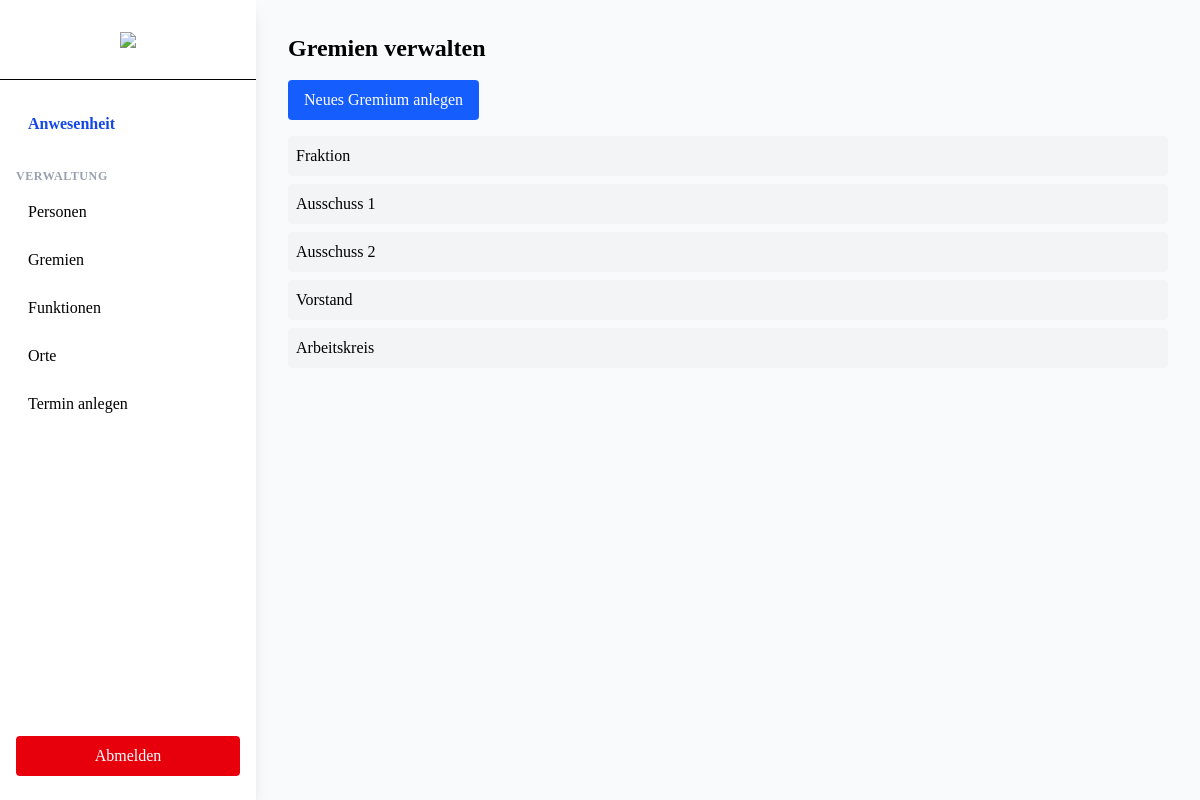
The page /gremien/ (signed in) on the database its author committed.
### anwesenheit/models.py (models this page shows, shortened)
class Gremium(models.Model):
	name = models.CharField(max_length=100)

### anwesenheit/views.py (the view)
# urls.py: path('gremien/', views.gremium_list, name='gremium_list'),
def gremium_list(request):
    gremien = Gremium.objects.all()
    return render(request, 'anwesenheit/gremium_list.html', {'gremien': gremien})

### anwesenheit/templates/anwesenheit/gremium_list.html
{% extends 'theme/base.html' %}
{% block content %}
<h1 class="text-2xl font-bold mb-4">Gremien verwalten</h1>
<a href="{% url 'anwesenheit:gremium_add' %}" class="inline-block mb-4 px-4 py-2 bg-blue-600 text-white rounded hover:bg-blue-700">Neues Gremium anlegen</a>
<ul class="space-y-2">
  {% for gremium in gremien %}
    <li class="p-2 bg-gray-100 rounded">{{ gremium.name }}</li>
  {% empty %}
    <li class="text-gray-500">Keine Gremien vorhanden.</li>
  {% endfor %}
</ul>
{% endblock %}

### rows shown on the page
Gremium: name "Fraktion"
Gremium: name "Ausschuss 1"
Gremium: name "Ausschuss 2"
Gremium: name "Vorstand"
Gremium: name "Arbeitskreis"
